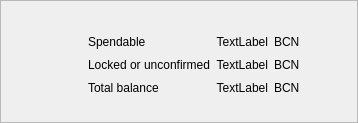
<?xml version="1.0" encoding="UTF-8"?>
<ui version="4.0">
 <class>BalanceFrame</class>
 <widget class="QFrame" name="BalanceFrame">
  <property name="geometry">
   <rect>
    <x>0</x>
    <y>0</y>
    <width>358</width>
    <height>123</height>
   </rect>
  </property>
  <property name="sizePolicy">
   <sizepolicy hsizetype="Expanding" vsizetype="Expanding">
    <horstretch>0</horstretch>
    <verstretch>0</verstretch>
   </sizepolicy>
  </property>
  <property name="windowTitle">
   <string>Frame</string>
  </property>
  <property name="frameShape">
   <enum>QFrame::StyledPanel</enum>
  </property>
  <property name="frameShadow">
   <enum>QFrame::Raised</enum>
  </property>
  <layout class="QGridLayout" name="gridLayout">
   <item row="0" column="3">
    <spacer name="verticalSpacer_2">
     <property name="orientation">
      <enum>Qt::Vertical</enum>
     </property>
     <property name="sizeType">
      <enum>QSizePolicy::Expanding</enum>
     </property>
     <property name="sizeHint" stdset="0">
      <size>
       <width>20</width>
       <height>0</height>
      </size>
     </property>
    </spacer>
   </item>
   <item row="1" column="3">
    <spacer name="verticalSpacer_8">
     <property name="orientation">
      <enum>Qt::Vertical</enum>
     </property>
     <property name="sizeType">
      <enum>QSizePolicy::Fixed</enum>
     </property>
     <property name="sizeHint" stdset="0">
      <size>
       <width>20</width>
       <height>0</height>
      </size>
     </property>
    </spacer>
   </item>
   <item row="2" column="3">
    <widget class="QLabel" name="m_overviewSpendableBalanceTextLabel">
     <property name="text">
      <string>Spendable</string>
     </property>
     <property name="indent">
      <number>0</number>
     </property>
    </widget>
   </item>
   <item row="2" column="4">
    <widget class="QLabel" name="m_overviewSpendableBalanceLabel">
     <property name="sizePolicy">
      <sizepolicy hsizetype="Minimum" vsizetype="Preferred">
       <horstretch>0</horstretch>
       <verstretch>0</verstretch>
      </sizepolicy>
     </property>
     <property name="cursor">
      <cursorShape>PointingHandCursor</cursorShape>
     </property>
     <property name="toolTip">
      <string>Click to copy</string>
     </property>
     <property name="text">
      <string>TextLabel</string>
     </property>
     <property name="alignment">
      <set>Qt::AlignRight|Qt::AlignTrailing|Qt::AlignVCenter</set>
     </property>
    </widget>
   </item>
   <item row="2" column="5">
    <widget class="QLabel" name="m_overviewSpendableBalanceTickerLabel">
     <property name="text">
      <string>BCN</string>
     </property>
     <property name="indent">
      <number>0</number>
     </property>
    </widget>
   </item>
   <item row="3" column="0">
    <spacer name="horizontalSpacer_2">
     <property name="orientation">
      <enum>Qt::Horizontal</enum>
     </property>
     <property name="sizeHint" stdset="0">
      <size>
       <width>20</width>
       <height>20</height>
      </size>
     </property>
    </spacer>
   </item>
   <item row="3" column="3">
    <widget class="QLabel" name="m_overviewLockedOrUnconfirmedBalanceTextLabel">
     <property name="text">
      <string>Locked or unconfirmed</string>
     </property>
     <property name="indent">
      <number>0</number>
     </property>
    </widget>
   </item>
   <item row="3" column="4">
    <widget class="QLabel" name="m_overviewLockedOrUnconfirmedBalanceLabel">
     <property name="sizePolicy">
      <sizepolicy hsizetype="Minimum" vsizetype="Preferred">
       <horstretch>0</horstretch>
       <verstretch>0</verstretch>
      </sizepolicy>
     </property>
     <property name="cursor">
      <cursorShape>PointingHandCursor</cursorShape>
     </property>
     <property name="toolTip">
      <string>Click to copy</string>
     </property>
     <property name="text">
      <string>TextLabel</string>
     </property>
     <property name="alignment">
      <set>Qt::AlignRight|Qt::AlignTrailing|Qt::AlignVCenter</set>
     </property>
    </widget>
   </item>
   <item row="3" column="5">
    <widget class="QLabel" name="m_overviewLockedOrUnconfirmedBalanceTickerLabel">
     <property name="text">
      <string>BCN</string>
     </property>
     <property name="indent">
      <number>0</number>
     </property>
    </widget>
   </item>
   <item row="4" column="3">
    <widget class="QLabel" name="m_overviewTotalBalanceTextLabel">
     <property name="text">
      <string>Total balance</string>
     </property>
     <property name="indent">
      <number>0</number>
     </property>
    </widget>
   </item>
   <item row="4" column="4">
    <widget class="QLabel" name="m_overviewTotalBalanceLabel">
     <property name="sizePolicy">
      <sizepolicy hsizetype="Minimum" vsizetype="Preferred">
       <horstretch>0</horstretch>
       <verstretch>0</verstretch>
      </sizepolicy>
     </property>
     <property name="cursor">
      <cursorShape>PointingHandCursor</cursorShape>
     </property>
     <property name="toolTip">
      <string>Click to copy</string>
     </property>
     <property name="text">
      <string>TextLabel</string>
     </property>
     <property name="alignment">
      <set>Qt::AlignRight|Qt::AlignTrailing|Qt::AlignVCenter</set>
     </property>
    </widget>
   </item>
   <item row="4" column="5">
    <widget class="QLabel" name="m_overviewTotalBalanceTickerLabel">
     <property name="text">
      <string>BCN</string>
     </property>
    </widget>
   </item>
   <item row="5" column="2" colspan="4">
    <spacer name="verticalSpacer">
     <property name="orientation">
      <enum>Qt::Vertical</enum>
     </property>
     <property name="sizeType">
      <enum>QSizePolicy::Expanding</enum>
     </property>
     <property name="sizeHint" stdset="0">
      <size>
       <width>20</width>
       <height>0</height>
      </size>
     </property>
    </spacer>
   </item>
   <item row="3" column="2">
    <spacer name="horizontalSpacer_4">
     <property name="orientation">
      <enum>Qt::Horizontal</enum>
     </property>
     <property name="sizeType">
      <enum>QSizePolicy::Fixed</enum>
     </property>
     <property name="sizeHint" stdset="0">
      <size>
       <width>10</width>
       <height>20</height>
      </size>
     </property>
    </spacer>
   </item>
   <item row="3" column="6">
    <spacer name="horizontalSpacer">
     <property name="orientation">
      <enum>Qt::Horizontal</enum>
     </property>
     <property name="sizeHint" stdset="0">
      <size>
       <width>20</width>
       <height>20</height>
      </size>
     </property>
    </spacer>
   </item>
   <item row="0" column="1" rowspan="6">
    <widget class="QLabel" name="m_overviewBalanceIconLabel">
     <property name="text">
      <string/>
     </property>
     <property name="pixmap">
      <pixmap resource="resources.qrc">:/icons/total_balance</pixmap>
     </property>
    </widget>
   </item>
  </layout>
 </widget>
 <resources>
  <include location="resources.qrc"/>
 </resources>
 <connections/>
 <designerdata>
  <property name="gridDeltaX">
   <number>10</number>
  </property>
  <property name="gridDeltaY">
   <number>10</number>
  </property>
  <property name="gridSnapX">
   <bool>true</bool>
  </property>
  <property name="gridSnapY">
   <bool>true</bool>
  </property>
  <property name="gridVisible">
   <bool>true</bool>
  </property>
 </designerdata>
</ui>
